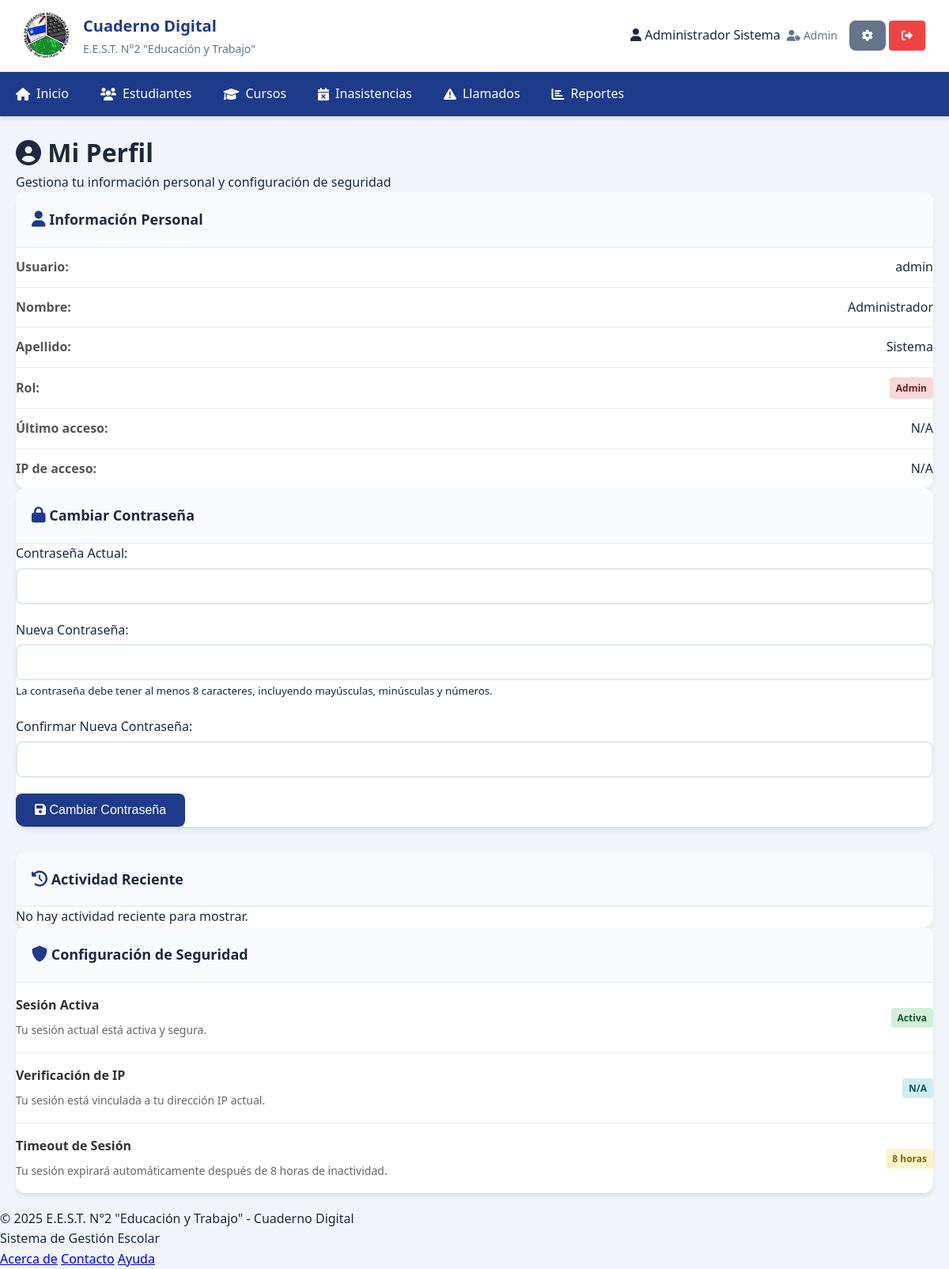
/profile.php (signed in), run on the app's committed database.
### tables this page shows
CREATE TABLE IF NOT EXISTS usuarios (
    id INT AUTO_INCREMENT PRIMARY KEY,
    username VARCHAR(50) UNIQUE NOT NULL,
    password VARCHAR(255) NOT NULL,
    nombre VARCHAR(100) NOT NULL,
    apellido VARCHAR(100) NOT NULL,
    email VARCHAR(100),
    rol ENUM('admin', 'directivo', 'preceptor', 'secretaria') NOT NULL,
    activo BOOLEAN DEFAULT TRUE,
    fecha_creacion TIMESTAMP DEFAULT CURRENT_TIMESTAMP
);

### config/database.php (called while the page is built, shortened)
<?php
class Database {
    private static $instance = null;
    private $connection;
    private function __construct() {
        try {
            $this->connection = new PDO(
                "mysql:host=" . DB_HOST . ";dbname=" . DB_NAME . ";charset=utf8",
                DB_USER,
                DB_PASS,
                [
                    PDO::ATTR_ERRMODE => PDO::ERRMODE_EXCEPTION,
                    PDO::ATTR_DEFAULT_FETCH_MODE => PDO::FETCH_ASSOC,
                    PDO::ATTR_EMULATE_PREPARES => false
                ]
            );
        } catch (PDOException $e) {
            die("Error de conexión: " . $e->getMessage());
        }
    }
    public static function getInstance() {
        if (self::$instance === null) {
            self::$instance = new self();
        }
        return self::$instance;
    }
    public function query($sql, $params = []) {
        $stmt = $this->connection->prepare($sql);
        $stmt->execute($params);
        return $stmt;
    }
    public function fetch($sql, $params = []) {
        return $this->query($sql, $params)->fetch();
    }
}
?>

### includes/auth.php (called while the page is built, shortened)
<?php
require_once __DIR__ . '/../config/database.php';
require_once __DIR__ . '/Security.php';
class Auth {
    public function isLoggedIn() {
        return true;
    }
    public function getCurrentUser() {
        if ($this->isLoggedIn()) {
            return [
                'id' => $_SESSION['user_id'],
                'username' => $_SESSION['username'],
                'nombre' => $_SESSION['nombre'],
                'apellido' => $_SESSION['apellido'],
                'rol' => $_SESSION['rol']
            ];
        }
        return null;
    }
}
$auth = new Auth();
?>

### includes/Security.php (called while the page is built, shortened)
<?php
class Security {
    public static function escape($string) {
        return htmlspecialchars($string, ENT_QUOTES, 'UTF-8');
    }
}

### profile.php (the view, shortened to what this page needs)
<?php
include 'includes/header.php';
require_once 'config/database.php';
$db = Database::getInstance();
$currentUser = $auth->getCurrentUser();
$userInfo = $db->fetch("SELECT * FROM usuarios WHERE id = ?", [$currentUser['id']]);
?>
<main class="main-content">
<div class="container">
    <div class="page-header">
        <h1><i class="fas fa-user-circle"></i> Mi Perfil</h1>
        <p>Gestiona tu información personal y configuración de seguridad</p>
    </div>
    <div class="profile-grid grid-2">
        <div class="card">
            <div class="card-header">
                <h3 class="card-title">
                    <i class="fas fa-user"></i> Información Personal
                </h3>
            </div>
            <div class="card-body">
                <div class="profile-info">
                    <div class="info-group">
                        <label>Usuario:</label>
                        <span><?php echo Security::escape($currentUser['username']); ?></span>
                    </div>
                    <div class="info-group">
                        <label>Nombre:</label>
                        <span><?php echo Security::escape($currentUser['nombre']); ?></span>
                    </div>
                    <div class="info-group">
                        <label>Apellido:</label>
                        <span><?php echo Security::escape($currentUser['apellido']); ?></span>
                    </div>
                    <div class="info-group">
                        <label>Rol:</label>
                        <span class="badge badge-<?php echo $currentUser['rol'] === 'admin' ? 'danger' : ($currentUser['rol'] === 'directivo' ? 'warning' : 'info'); ?>">
                            <?php echo Security::escape(ucfirst($currentUser['rol'])); ?>
                        </span>
                    </div>
                    <div class="info-group">
                        <label>Último acceso:</label>
                        <span><?php echo isset($_SESSION['login_time']) ? date('d/m/Y H:i:s', $_SESSION['login_time']) : 'N/A'; ?></span>
                    </div>
                    <div class="info-group">
                        <label>IP de acceso:</label>
                        <span><?php echo Security::escape($_SESSION['ip_address'] ?? 'N/A'); ?></span>
                    </div>
                </div>
            </div>
        </div>
        <div class="card">
            <div class="card-header">
                <h3 class="card-title">
                    <i class="fas fa-lock"></i> Cambiar Contraseña
                </h3>
            </div>
            <div class="card-body">
                <form method="POST" class="form" onsubmit="return App.validateForm(this);">
                    <div class="form-group">
                        <label for="current_password">Contraseña Actual:</label>
                        <input type="password" id="current_password" name="current_password" required>
                    </div>
                    <div class="form-group">
                        <label for="new_password">Nueva Contraseña:</label>
                        <input type="password" id="new_password" name="new_password" required
                               minlength="8" pattern="(?=.*\d)(?=.*[a-z])(?=.*[A-Z]).{8,}"
                               title="Debe contener al menos 8 caracteres, incluyendo mayúsculas, minúsculas y números">
                        <small class="form-text">
                            La contraseña debe tener al menos 8 caracteres, incluyendo mayúsculas, minúsculas y números.
                        </small>
                    </div>
                    <div class="form-group">
                        <label for="confirm_password">Confirmar Nueva Contraseña:</label>
                        <input type="password" id="confirm_password" name="confirm_password" required>
                    </div>
                    <button type="submit" class="btn btn-primary">
                        <i class="fas fa-save"></i> Cambiar Contraseña
                    </button>
                </form>
            </div>
        </div>
    </div>
    <div class="card">
        <div class="card-header">
            <h3 class="card-title">
                <i class="fas fa-history"></i> Actividad Reciente
            </h3>
        </div>
        <div class="card-body">
            <div class="activity-list">
                <?php
                $activities = $db->fetchAll("
                    SELECT 'login' as type, fecha_creacion as fecha, 'Inicio de sesión' as descripcion
                    FROM logins
                    WHERE usuario_id = ?
                    UNION ALL
                    SELECT 'logout' as type, fecha_creacion as fecha, 'Cierre de sesión' as descripcion
                    FROM logouts
                    WHERE usuario_id = ?
                    ORDER BY fecha DESC
                    LIMIT 10
                ", [$currentUser['id'], $currentUser['id']]);
                if (empty($activities)): ?>
                    <p class="text-muted">No hay actividad reciente para mostrar.</p>
                <?php endif; ?>
            </div>
        </div>
    </div>
    <div class="card">
        <div class="card-header">
            <h3 class="card-title">
                <i class="fas fa-shield-alt"></i> Configuración de Seguridad
            </h3>
        </div>
        <div class="card-body">
            <div class="security-settings">
                <div class="setting-item">
                    <div class="setting-info">
                        <h4>Sesión Activa</h4>
                        <p>Tu sesión actual está activa y segura.</p>
                    </div>
                    <div class="setting-status">
                        <span class="badge badge-success">Activa</span>
                    </div>
                </div>
                <div class="setting-item">
                    <div class="setting-info">
                        <h4>Verificación de IP</h4>
                        <p>Tu sesión está vinculada a tu dirección IP actual.</p>
                    </div>
                    <div class="setting-status">
                        <span class="badge badge-info"><?php echo Security::escape($_SESSION['ip_address'] ?? 'N/A'); ?></span>
                    </div>
                </div>
                <div class="setting-item">
                    <div class="setting-info">
                        <h4>Timeout de Sesión</h4>
                        <p>Tu sesión expirará automáticamente después de 8 horas de inactividad.</p>
                    </div>
                    <div class="setting-status">
                        <span class="badge badge-warning">8 horas</span>
                    </div>
                </div>
            </div>
        </div>
    </div>
</div>
</main>
<?php include 'includes/footer.php'; ?>

### css/style.css (style rules this page uses)
* { margin: 0; padding: 0; box-sizing: border-box; }
:root { --primary-color: #1e3a8a; --secondary-color: #3b82f6; --accent-color: #f59e0b; --success-color: #10b981; --danger-color: #ef4444; --warning-color: #f59e0b; --info-color: #06b6d4; --light-color: #f8fafc; --dark-color: #1e293b; --gray-color: #64748b; --border-color: #e2e8f0; --shadow: 0 4px 6px -1px rgba(0, 0, 0, 0.1); --shadow-lg: 0 10px 15px -3px rgba(0, 0, 0, 0.1); }
body { font-family: 'Segoe UI', Tahoma, Geneva, Verdana, sans-serif; line-height: 1.6; color: var(--dark-color); background-color: #f1f5f9; margin: 0; padding: 0; }
.main-content { padding: 20px; min-height: calc(100vh - 200px); background-color: #f1f5f9; margin: 0; }
.form-group { margin-bottom: 20px; }
.form-group label { display: block; margin-bottom: 5px; font-weight: 500; color: var(--dark-color); }
.form-group input { width: 100%; padding: 12px; border: 2px solid var(--border-color); border-radius: 8px; font-size: 16px; transition: border-color 0.3s; }
.btn { display: inline-block; padding: 12px 24px; border: none; border-radius: 8px; font-size: 16px; font-weight: 500; text-decoration: none; cursor: pointer; transition: all 0.3s; text-align: center; }
.btn-primary { background-color: var(--primary-color); color: white; }
.grid-2 { grid-template-columns: repeat(auto-fit, minmax(400px, 1fr)); }
.card { background: white; border-radius: 12px; box-shadow: var(--shadow); overflow: hidden; margin: 0; }
.card-header { background: var(--light-color); padding: 20px; border-bottom: 1px solid var(--border-color); display: flex; justify-content: space-between; align-items: center; }
.card-title { font-size: 18px; font-weight: 600; color: var(--dark-color); margin: 0; }
.card-header i { color: var(--primary-color); font-size: 20px; }
.form-group input, .form-group select, .form-group textarea { width: 100%; padding: 12px; border: 2px solid var(--border-color); border-radius: 8px; font-size: 16px; transition: border-color 0.3s; }

### profile.php (style rules this page uses)
.profile-grid { gap: 2rem; margin-bottom: 2rem; }
.profile-info .info-group { display: flex; justify-content: space-between; align-items: center; padding: 0.75rem 0; border-bottom: 1px solid #eee; }
.profile-info .info-group:last-child { border-bottom: none; }
.profile-info .info-group label { font-weight: 600; color: #555; }
.activity-list { max-height: 400px; overflow-y: auto; }
.security-settings .setting-item { display: flex; justify-content: space-between; align-items: center; padding: 1rem 0; border-bottom: 1px solid #eee; }
.security-settings .setting-item:last-child { border-bottom: none; }
.setting-info h4 { margin: 0 0 0.5rem 0; color: #333; }
.setting-info p { margin: 0; color: #666; font-size: 0.875rem; }
.badge { padding: 0.25rem 0.5rem; border-radius: 0.25rem; font-size: 0.75rem; font-weight: 600; }
.badge-success { background-color: #d4edda; color: #155724; }
.badge-warning { background-color: #fff3cd; color: #856404; }
.badge-info { background-color: #d1ecf1; color: #0c5460; }
.badge-danger { background-color: #f8d7da; color: #721c24; }

### data on the page
usuarios: username "admin", nombre "Administrador", apellido "Sistema", rol "Admin"

### other printed values
Security::escape(ucfirst($currentUser['rol'])) "Admin"
Security::escape($_SESSION['ip_address'] ?? 'N/A') "N/A"
